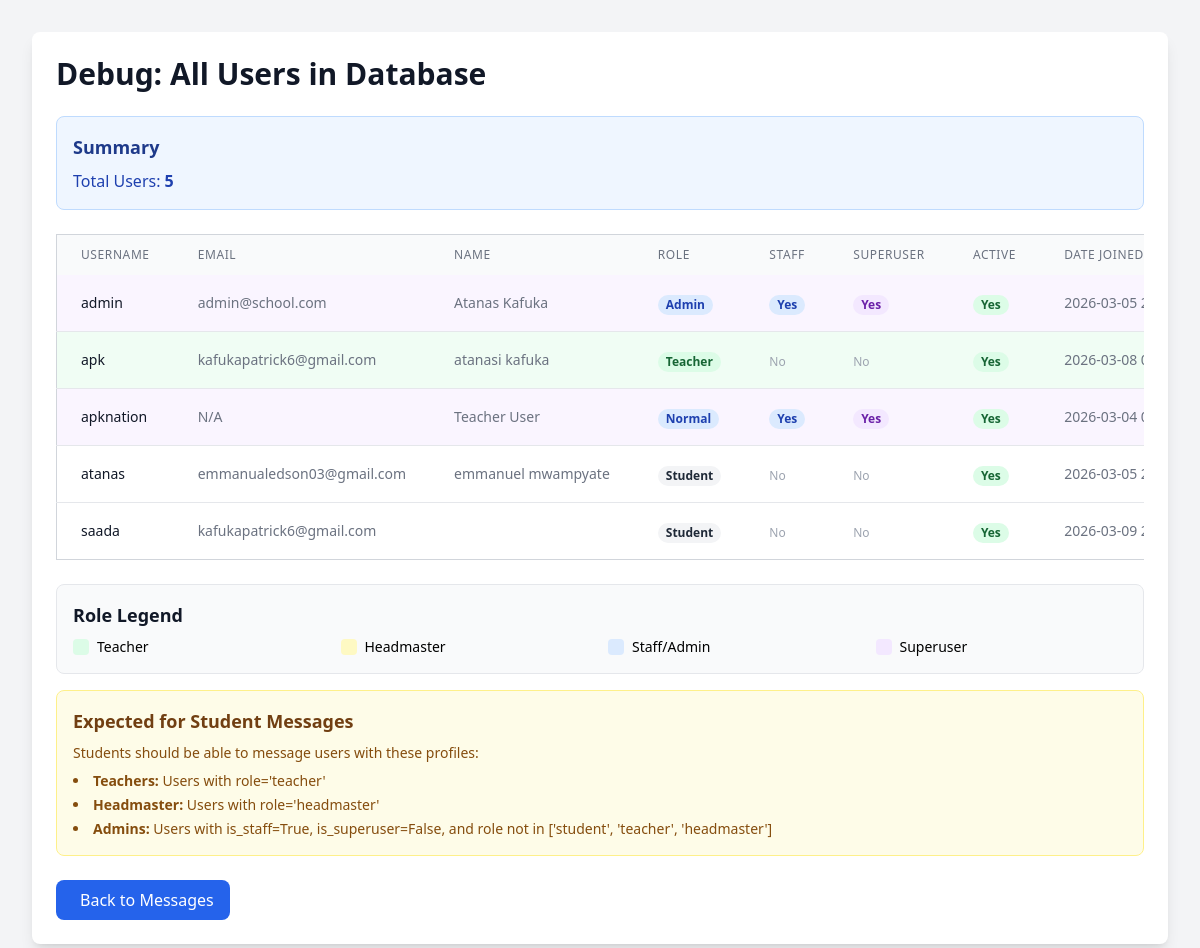
The app's page /student/messages/debug/ (signed in) with its own data.
### core/models.py (models this page shows, shortened)
class User(AbstractUser):
    ROLE_CHOICES = [
        ('student', _('Student')),
        ('teacher', _('Teacher')),
        ('headmaster', _('Head of School')),
    ]
    role = models.CharField(max_length=20, choices=ROLE_CHOICES, default='student')
    is_student = models.BooleanField(default=False)
    is_faculty = models.BooleanField(default=False)
    is_parent = models.BooleanField(default=False)
    is_headmaster = models.BooleanField(default=False)
    profile_picture = models.ImageField(upload_to='profile_pictures/', blank=True, null=True)
    groups = models.ManyToManyField(
        Group,
        verbose_name=_('groups'),
        blank=True,
        related_name='custom_user_set',
        related_query_name='custom_user',
    )
    user_permissions = models.ManyToManyField(
        Permission,
        verbose_name=_('user permissions'),
        blank=True,
        related_name='custom_user_set',
        related_query_name='custom_user',
    )

### core/views.py (the view)
# urls.py: path('student/messages/debug/', views.debug_users, name='debug_users'),
@login_required
@user_passes_test(is_student)
def debug_users(request):
    from .models import User
    all_users = User.objects.all().order_by('username')
    user_data = []
    for user in all_users:
        user_info = {
            'username': user.username,
            'email': user.email,
            'first_name': user.first_name,
            'last_name': user.last_name,
            'role': user.role,
            'is_staff': user.is_staff,
            'is_superuser': user.is_superuser,
            'is_active': user.is_active,
            'date_joined': user.date_joined,
        }
        user_data.append(user_info)
    context = {
        'users': user_data,
        'total_users': all_users.count(),
    }
    return render(request, 'core/debug_users.html', context)

### core/utils.py (called while the page is built)
def is_student(user):
    return hasattr(user, 'student_profile')

### templates/core/debug_users.html (shortened to what this page needs)
<!DOCTYPE html>
<html lang="en">
<head>
    <script src="https://cdn.tailwindcss.com"></script>
</head>
<body class="bg-gray-100 p-8">
    <div class="max-w-7xl mx-auto">
        <div class="bg-white rounded-lg shadow-lg p-6">
            <h1 class="text-3xl font-bold text-gray-900 mb-6">Debug: All Users in Database</h1>
            <div class="mb-6">
                <div class="bg-blue-50 border border-blue-200 rounded-lg p-4">
                    <h2 class="text-lg font-semibold text-blue-900 mb-2">Summary</h2>
                    <p class="text-blue-800">Total Users: <span class="font-bold">{{ total_users }}</span></p>
                </div>
            </div>
            <div class="overflow-x-auto">
                <table class="min-w-full bg-white border border-gray-300 rounded-lg">
                    <thead class="bg-gray-50">
                        <tr>
                            <th class="px-6 py-3 text-left text-xs font-medium text-gray-500 uppercase tracking-wider">Username</th>
                            <th class="px-6 py-3 text-left text-xs font-medium text-gray-500 uppercase tracking-wider">Email</th>
                            <th class="px-6 py-3 text-left text-xs font-medium text-gray-500 uppercase tracking-wider">Name</th>
                            <th class="px-6 py-3 text-left text-xs font-medium text-gray-500 uppercase tracking-wider">Role</th>
                            <th class="px-6 py-3 text-left text-xs font-medium text-gray-500 uppercase tracking-wider">Staff</th>
                            <th class="px-6 py-3 text-left text-xs font-medium text-gray-500 uppercase tracking-wider">Superuser</th>
                            <th class="px-6 py-3 text-left text-xs font-medium text-gray-500 uppercase tracking-wider">Active</th>
                            <th class="px-6 py-3 text-left text-xs font-medium text-gray-500 uppercase tracking-wider">Date Joined</th>
                        </tr>
                    </thead>
                    <tbody class="bg-white divide-y divide-gray-200">
                        {% for user in users %}
                        <tr class="{% if user.is_superuser %}bg-purple-50{% elif user.is_staff %}bg-blue-50{% elif user.role == 'teacher' %}bg-green-50{% elif user.role == 'headmaster' %}bg-yellow-50{% endif %}">
                            <td class="px-6 py-4 whitespace-nowrap text-sm font-medium text-gray-900">{{ user.username }}</td>
                            <td class="px-6 py-4 whitespace-nowrap text-sm text-gray-500">{{ user.email|default:"N/A" }}</td>
                            <td class="px-6 py-4 whitespace-nowrap text-sm text-gray-500">{{ user.first_name }} {{ user.last_name }}</td>
                            <td class="px-6 py-4 whitespace-nowrap">
                                {% if user.role %}
                                <span class="px-2 inline-flex text-xs leading-5 font-semibold rounded-full
                                    {% if user.role == 'teacher' %}bg-green-100 text-green-800
                                    {% elif user.role == 'headmaster' %}bg-yellow-100 text-yellow-800
                                    {% elif user.role == 'student' %}bg-gray-100 text-gray-800
                                    {% else %}bg-blue-100 text-blue-800{% endif %}">
                                    {{ user.role|title }}
                                </span>
                                {% else %}
                                <span class="text-gray-400 text-xs">No role</span>
                                {% endif %}
                            </td>
                            <td class="px-6 py-4 whitespace-nowrap">
                                {% if user.is_staff %}
                                <span class="px-2 inline-flex text-xs leading-5 font-semibold rounded-full bg-blue-100 text-blue-800">Yes</span>
                                {% else %}
                                <span class="text-gray-400 text-xs">No</span>
                                {% endif %}
                            </td>
                            <td class="px-6 py-4 whitespace-nowrap">
                                {% if user.is_superuser %}
                                <span class="px-2 inline-flex text-xs leading-5 font-semibold rounded-full bg-purple-100 text-purple-800">Yes</span>
                                {% else %}
                                <span class="text-gray-400 text-xs">No</span>
                                {% endif %}
                            </td>
                            <td class="px-6 py-4 whitespace-nowrap">
                                {% if user.is_active %}
                                <span class="px-2 inline-flex text-xs leading-5 font-semibold rounded-full bg-green-100 text-green-800">Yes</span>
                                {% else %}
                                <span class="px-2 inline-flex text-xs leading-5 font-semibold rounded-full bg-red-100 text-red-800">No</span>
                                {% endif %}
                            </td>
                            <td class="px-6 py-4 whitespace-nowrap text-sm text-gray-500">{{ user.date_joined|date:"Y-m-d H:i" }}</td>
                        </tr>
                        {% endfor %}
                    </tbody>
                </table>
            </div>
            <div class="mt-6 space-y-4">
                <div class="bg-gray-50 border border-gray-200 rounded-lg p-4">
                    <h3 class="text-lg font-semibold text-gray-900 mb-2">Role Legend</h3>
                    <div class="grid grid-cols-2 md:grid-cols-4 gap-4">
                        <div class="flex items-center">
                            <div class="w-4 h-4 bg-green-100 rounded mr-2"></div>
                            <span class="text-sm">Teacher</span>
                        </div>
                        <div class="flex items-center">
                            <div class="w-4 h-4 bg-yellow-100 rounded mr-2"></div>
                            <span class="text-sm">Headmaster</span>
                        </div>
                        <div class="flex items-center">
                            <div class="w-4 h-4 bg-blue-100 rounded mr-2"></div>
                            <span class="text-sm">Staff/Admin</span>
                        </div>
                        <div class="flex items-center">
                            <div class="w-4 h-4 bg-purple-100 rounded mr-2"></div>
                            <span class="text-sm">Superuser</span>
                        </div>
                    </div>
                </div>
                <div class="bg-yellow-50 border border-yellow-200 rounded-lg p-4">
                    <h3 class="text-lg font-semibold text-yellow-900 mb-2">Expected for Student Messages</h3>
                    <p class="text-yellow-800 text-sm mb-2">Students should be able to message users with these profiles:</p>
                    <ul class="list-disc list-inside text-yellow-800 text-sm space-y-1">
                        <li><strong>Teachers:</strong> Users with role='teacher'</li>
                        <li><strong>Headmaster:</strong> Users with role='headmaster'</li>
                        <li><strong>Admins:</strong> Users with is_staff=True, is_superuser=False, and role not in ['student', 'teacher', 'headmaster']</li>
                    </ul>
                </div>
            </div>
            <div class="mt-6">
                <a href="{% url 'student_messages' %}" class="bg-blue-600 hover:bg-blue-700 text-white px-4 py-2 rounded-lg inline-flex items-center">
                    Back to Messages
                </a>
            </div>
        </div>
    </div>
</body>
</html>

### records on screen
User: username "admin", email "admin@school.com", first_name "Atanas", last_name "Kafuka", role "Admin", date_joined "2026-03-05…"
User: username "apk", email "kafukapatrick6@gmail.com", first_name "atanasi", last_name "kafuka", role "Teacher", date_joined "2026-03-08…"
User: username "apknation", first_name "Teacher", last_name "User", role "Normal", date_joined "2026-03-04…"
User: username "atanas", email "emmanualedson03@gmail.com", first_name "emmanuel", last_name "mwampyate", role "Student", date_joined "2026-03-05…"
User: username "saada", email "kafukapatrick6@gmail.com", role "Student", date_joined "2026-03-09…"

### other values on screen
{{ total_users }} "5"
{{ user.email|default:"N/A" }} "N/A"
